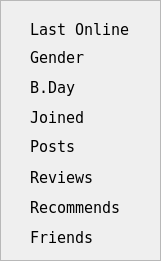
   <widget class="QFrame" name="user_info">
    <property name="geometry">
     <rect>
      <x>150</x>
      <y>290</y>
      <width>161</width>
      <height>261</height>
     </rect>
    </property>
    <property name="font">
     <font>
      <family>NSimSun</family>
      <pointsize>11</pointsize>
     </font>
    </property>
    <property name="frameShape">
     <enum>QFrame::StyledPanel</enum>
    </property>
    <property name="frameShadow">
     <enum>QFrame::Raised</enum>
    </property>
    <widget class="QLabel" name="last_online">
     <property name="geometry">
      <rect>
       <x>30</x>
       <y>20</y>
       <width>131</width>
       <height>20</height>
      </rect>
     </property>
     <property name="text">
      <string>Last Online</string>
     </property>
    </widget>
    <widget class="QLabel" name="sex">
     <property name="geometry">
      <rect>
       <x>30</x>
       <y>50</y>
       <width>81</width>
       <height>16</height>
      </rect>
     </property>
     <property name="text">
      <string>Gender</string>
     </property>
    </widget>
    <widget class="QLabel" name="birthday">
     <property name="geometry">
      <rect>
       <x>30</x>
       <y>80</y>
       <width>111</width>
       <height>16</height>
      </rect>
     </property>
     <property name="text">
      <string>B.Day</string>
     </property>
    </widget>
    <widget class="QLabel" name="joined">
     <property name="geometry">
      <rect>
       <x>30</x>
       <y>110</y>
       <width>111</width>
       <height>16</height>
      </rect>
     </property>
     <property name="text">
      <string>Joined</string>
     </property>
    </widget>
    <widget class="QLabel" name="forum_posts">
     <property name="geometry">
      <rect>
       <x>30</x>
       <y>140</y>
       <width>47</width>
       <height>13</height>
      </rect>
     </property>
     <property name="text">
      <string>Posts</string>
     </property>
    </widget>
    <widget class="QLabel" name="reviews">
     <property name="geometry">
      <rect>
       <x>30</x>
       <y>170</y>
       <width>71</width>
       <height>16</height>
      </rect>
     </property>
     <property name="text">
      <string>Reviews</string>
     </property>
    </widget>
    <widget class="QLabel" name="recommendations">
     <property name="geometry">
      <rect>
       <x>30</x>
       <y>200</y>
       <width>91</width>
       <height>16</height>
      </rect>
     </property>
     <property name="text">
      <string>Recommends</string>
     </property>
    </widget>
    <widget class="QLabel" name="friends">
     <property name="geometry">
      <rect>
       <x>30</x>
       <y>230</y>
       <width>71</width>
       <height>16</height>
      </rect>
     </property>
     <property name="text">
      <string>Friends</string>
     </property>
    </widget>
   </widget>
